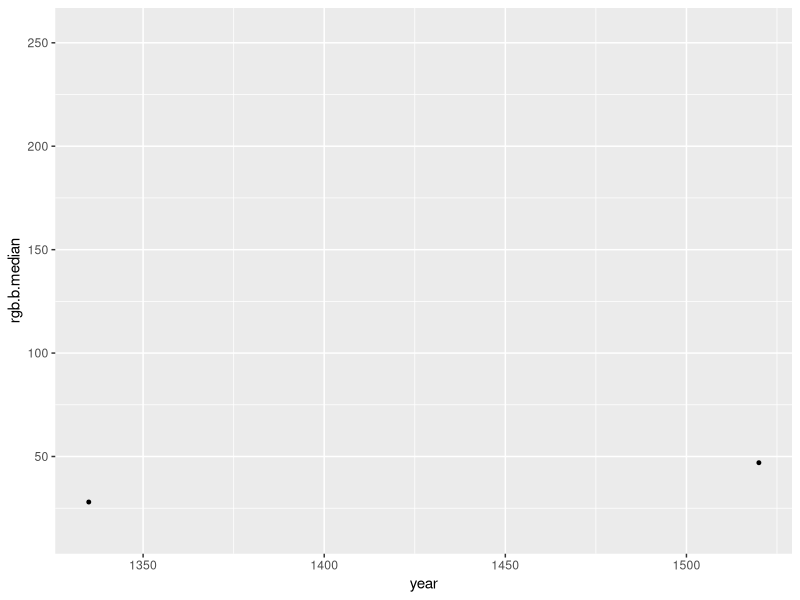
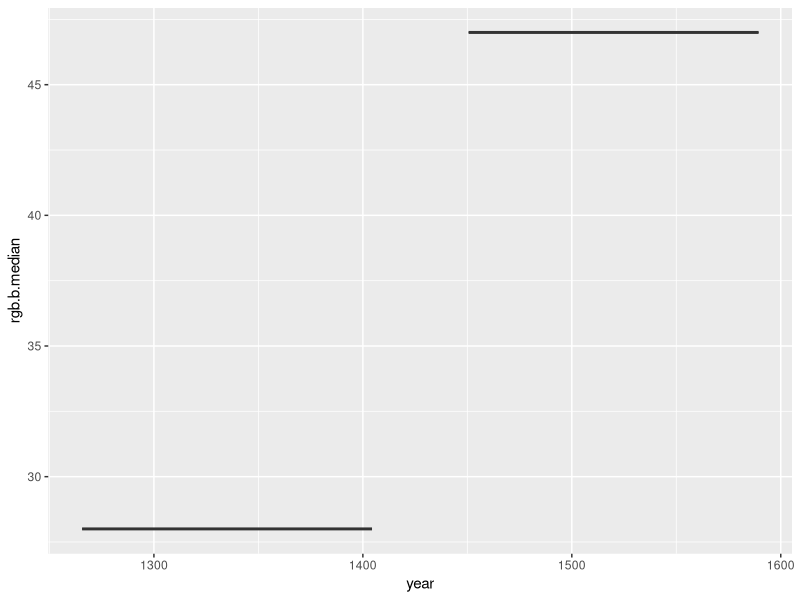
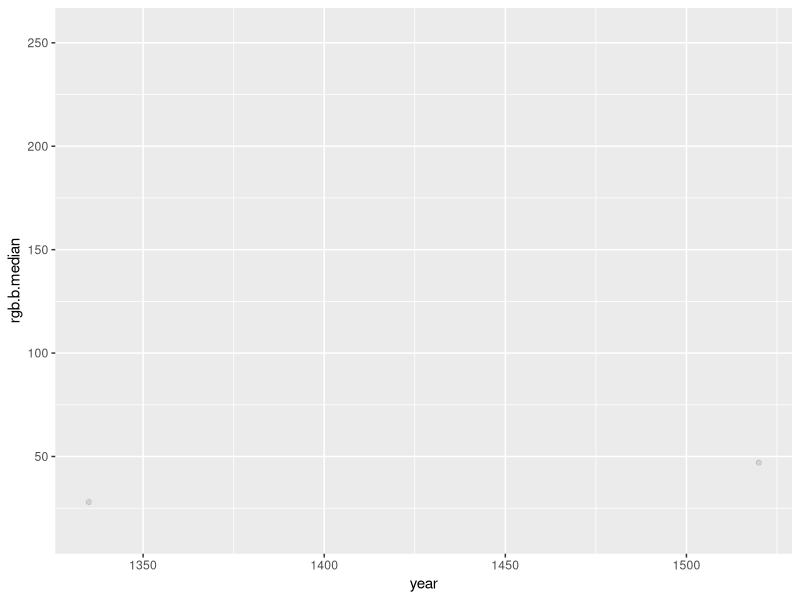
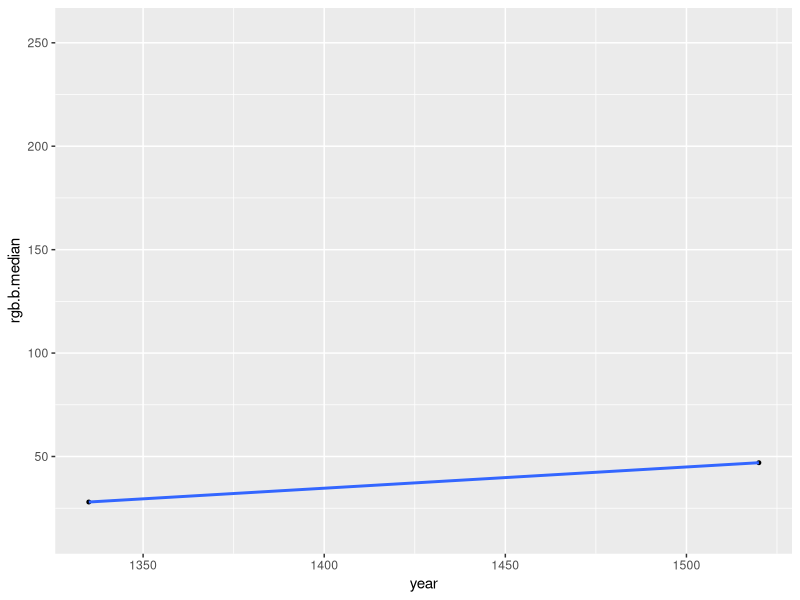
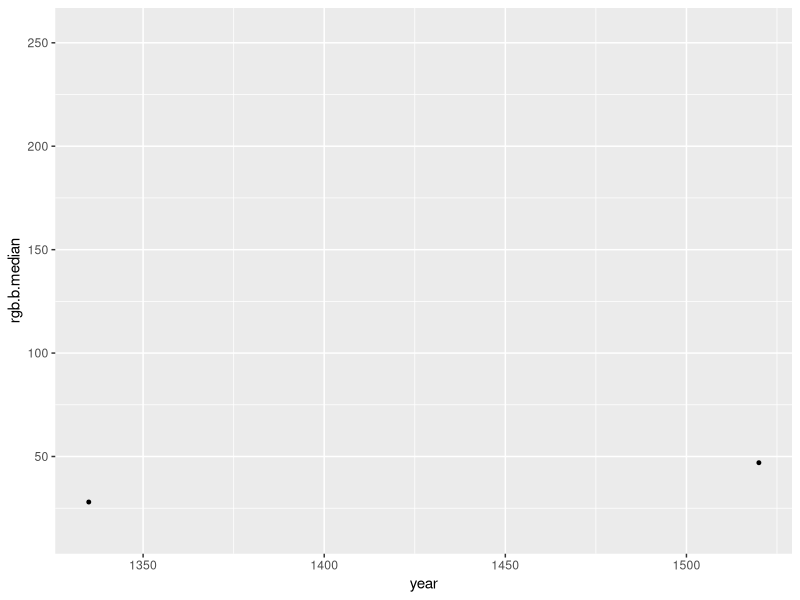

Recreate these plots in R, in order.
library("dplyr")
library("stringr")
library("readr")
library("ggplot2")

stat <- read_csv("stats.csv", col_names = c("X1"))
col <- stat$X1
df <- data.frame(matrix(ncol = 63, nrow = 0), stringsAsFactors = FALSE)
df.colnames <-  c("artist", "art", "year",
				  "hsv.h.avg", "hsv.h.median", "hsv.h.min", "hsv.h.max", 
				  "hsv.s.avg", "hsv.s.median", "hsv.s.min", "hsv.s.max", 
				  "hsv.v.avg", "hsv.v.median", "hsv.v.min", "hsv.v.max", 
				  "lab.a.avg", "lab.a.median", "lab.a.min", "lab.a.max", 
				  "lab.b.avg", "lab.b.median", "lab.b.min", "lab.b.max", 
				  "lab.l.avg", "lab.l.median", "lab.l.min", "lab.l.max", 
				  "lch.c.avg", "lch.c.median", "lch.c.min", "lch.c.max", 
				  "lch.h.avg", "lch.h.median", "lch.h.min", "lch.h.max", 
				  "lch.l.avg", "lch.l.median", "lch.l.min", "lch.l.max", 
				  "luv.l.avg", "luv.l.median", "luv.l.min", "luv.l.max", 
				  "luv.u.avg", "luv.u.median", "luv.u.min", "luv.u.max", 
				  "luv.v.avg", "luv.v.median", "luv.v.min", "luv.v.max", 
				  "rgb.b.avg", "rgb.b.median", "rgb.b.min", "rgb.b.max", 
				  "rgb.g.avg", "rgb.g.median", "rgb.g.min", "rgb.g.max", 
				  "rgb.r.avg", "rgb.b.median", "rgb.r.min", "rgb.r.max")
colnames(df) <- df.colnames
v <- vector()
for (i in 1:length(col)) {
	str <- iconv(col[i], to='ASCII//TRANSLIT')
	j <- (i - 1) %% 61
	if (j == 0) {
		col[i] <- str_extract(str, "([a-z]|[A-Z]| )*;")
		str.to.add <- gsub(";", "", col[i])
		v <- c(v, str.to.add)
	}
	if (j == 0) {
		col[i] <- str_extract(str, ";([a-z]|[A-Z]|[0-9]| |'|. |(|)|)*")
		str.to.add <- gsub(";", "", col[i])
		v <- c(v, str.to.add)
	}
	if (j == 0) {
		col[i] <- str_extract(str, ";[0-9]+")
		str.to.add <- gsub(";", "", col[i])
		v <- c(v, str.to.add)
	}
	else if (j == 1) {
		col[i] <- str_extract(col[i], " [0-9]* ")
		v <- c(v, col[i])
	}
	else if (j == 60) {
		col[i] <- str_extract(col[i], "-?[0-9]*$")
		v <- c(v, col[i])
		vec.df <- as.data.frame(t(v))
		colnames(vec.df) <- df.colnames
		df <- rbind(df, vec.df)
		v <- vector()
	}
	else {
		col[i] <- str_extract(col[i], "-?[0-9]*$")
		v <- c(v, col[i])
	}
}
df <- cbind(df[,1:3], lapply(df[,4:63], as.numeric))
df <- df %>% mutate(year = as.numeric(as.character(year))) %>% arrange(year)
write_csv(df, "data.csv")
p1 <- ggplot(df, aes(x = year, y = rgb.b.median)) + geom_point(size = 1)
p2 <- ggplot(df, aes(x = year, y = rgb.b.median)) + geom_boxplot(aes(group = year))
p3 <- ggplot(df, aes(x = year, y = rgb.b.median)) + geom_point(alpha = .1)
p4 <- ggplot(df, aes(x = year, y = rgb.b.median)) + geom_point(size = 1) + stat_smooth(method = lm)
p5 <- ggplot(df, aes(x = year, y = rgb.b.median)) + geom_point(size = 1) + stat_smooth(method = loess)